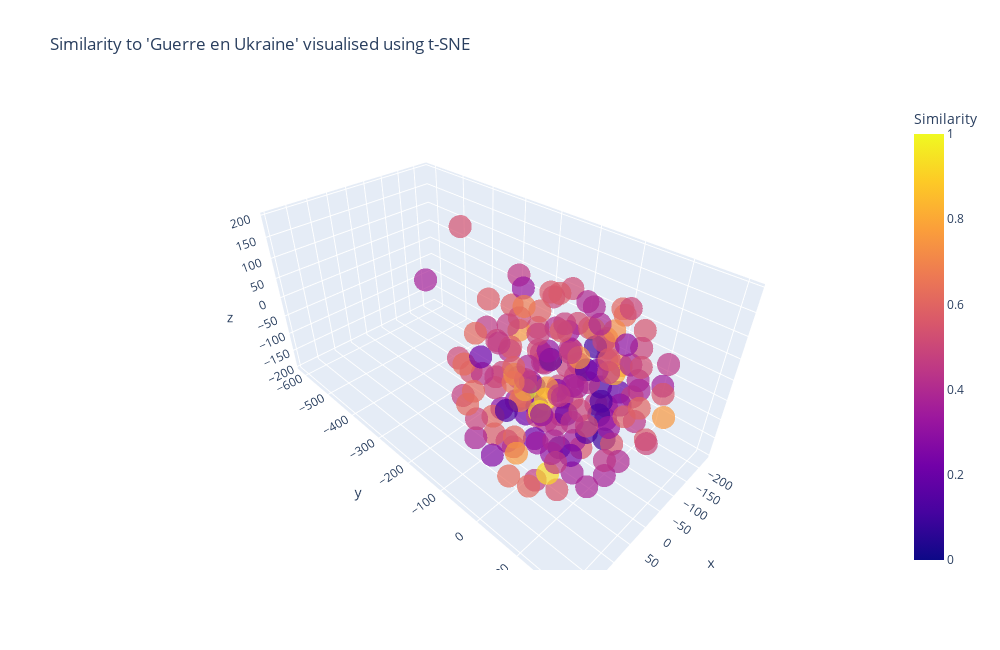

The notebook cell saved with this chart:
### Code cell
import plotly.express as px
from sklearn.manifold import TSNE

# Create a t-SNE model
tsne_model = TSNE(
    n_components = 3,
    perplexity = 15,
    random_state = 42,
    init = 'random',
    learning_rate = 200
)
tsne_embeddings = tsne_model.fit_transform(embedding_array)

# Create a DataFrame for visualisation
visualisation_data = pd.DataFrame(
    {'x': tsne_embeddings[:, 0],
     'y': tsne_embeddings[:, 1],
     'z': tsne_embeddings[:, 2],
     'title':df['title'],
     'Similarity': df['normalised'].round(3)}
)

# Create the scatter plot using Plotly Express
plot = px.scatter_3d(
    visualisation_data,
    x = 'x',
    y = 'y',
    z = 'z',
    color = 'Similarity',
    hover_name='title',
    #color_continuous_scale = 'rainbow',
    opacity = 0.7,
    title = f"Similarity to '{query}' visualised using t-SNE"
)

plot.update_layout(
    width = 1000,
    height = 650
)

# Show the plot
plot.show()

### Figure 1 — Plotly figure (JSON) as saved in the notebook; plotly's stock layout.template omitted (floating-point values rounded to 4 significant figures; data arrays with more than 128 entries replaced by an {"elided": "..."} marker saying what was removed)
{"data": [{"hovertemplate": "<b>%{hovertext}</b><br><br>x=%{x}<br>y=%{y}<br>z=%{z}<br>Similarity=%{marker.color}<extra></extra>", "hovertext": {"elided": "166 str values"}, "legendgroup": "", "marker": {"color": {"elided": "166 float values"}, "coloraxis": "coloraxis", "opacity": 0.7, "symbol": "circle"}, "mode": "markers", "name": "", "scene": "scene", "showlegend": false, "type": "scatter3d", "x": {"elided": "166 float values"}, "y": {"elided": "166 float values"}, "z": {"elided": "166 float values"}}], "layout": {"coloraxis": {"colorbar": {"title": {"text": "Similarity"}}, "colorscale": [[0, "#0d0887"], [0.1111, "#46039f"], [0.2222, "#7201a8"], [0.3333, "#9c179e"], [0.4444, "#bd3786"], [0.5556, "#d8576b"], [0.6667, "#ed7953"], [0.7778, "#fb9f3a"], [0.8889, "#fdca26"], [1, "#f0f921"]]}, "height": 650, "legend": {"tracegroupgap": 0}, "scene": {"domain": {"x": [0, 1], "y": [0, 1]}, "xaxis": {"title": {"text": "x"}}, "yaxis": {"title": {"text": "y"}}, "zaxis": {"title": {"text": "z"}}}, "title": {"text": "Similarity to 'Guerre en Ukraine' visualised using t-SNE"}, "width": 1000}}
